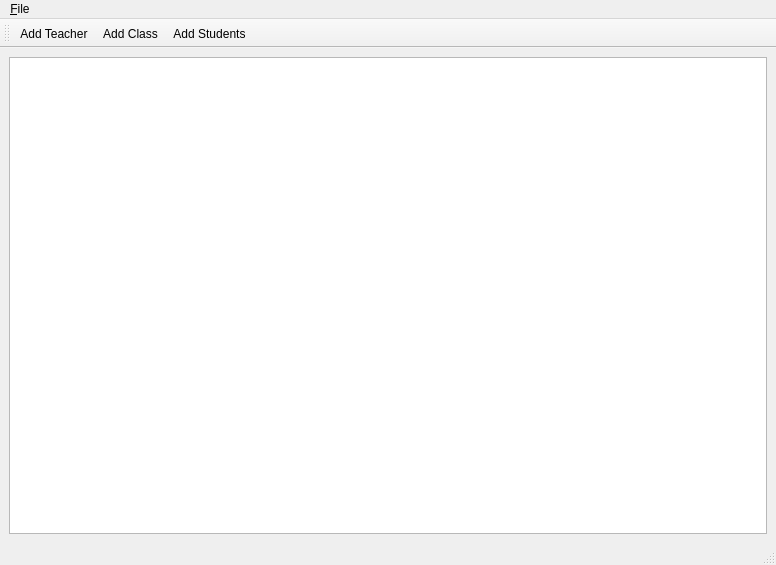
<?xml version="1.0" encoding="UTF-8"?>
<ui version="4.0">
 <class>MainWindow</class>
 <widget class="QMainWindow" name="MainWindow">
  <property name="geometry">
   <rect>
    <x>0</x>
    <y>0</y>
    <width>776</width>
    <height>565</height>
   </rect>
  </property>
  <property name="windowTitle">
   <string>MainWindow</string>
  </property>
  <widget class="QWidget" name="centralwidget">
   <layout class="QGridLayout" name="gridLayout">
    <item row="0" column="0">
     <widget class="QListWidget" name="listWidget"/>
    </item>
   </layout>
  </widget>
  <widget class="QMenuBar" name="menubar">
   <property name="geometry">
    <rect>
     <x>0</x>
     <y>0</y>
     <width>776</width>
     <height>30</height>
    </rect>
   </property>
   <widget class="QMenu" name="menuFile">
    <property name="title">
     <string>&amp;File</string>
    </property>
    <addaction name="actionSave"/>
    <addaction name="actionOpen"/>
    <addaction name="actionQuit"/>
   </widget>
   <addaction name="menuFile"/>
  </widget>
  <widget class="QStatusBar" name="statusbar"/>
  <widget class="QToolBar" name="toolBar">
   <property name="windowTitle">
    <string>toolBar</string>
   </property>
   <attribute name="toolBarArea">
    <enum>TopToolBarArea</enum>
   </attribute>
   <attribute name="toolBarBreak">
    <bool>false</bool>
   </attribute>
   <addaction name="actionAddTeacher"/>
   <addaction name="actionAddClass"/>
   <addaction name="actionAddStudents"/>
  </widget>
  <action name="actionSave">
   <property name="text">
    <string>&amp;Save</string>
   </property>
  </action>
  <action name="actionOpen">
   <property name="text">
    <string>&amp;Open</string>
   </property>
  </action>
  <action name="actionQuit">
   <property name="text">
    <string>&amp;Quit</string>
   </property>
  </action>
  <action name="actionAddTeacher">
   <property name="text">
    <string>Add Teacher</string>
   </property>
   <property name="toolTip">
    <string>Add a new teacher</string>
   </property>
  </action>
  <action name="actionAddClass">
   <property name="text">
    <string>Add Class</string>
   </property>
   <property name="toolTip">
    <string>Add a new class</string>
   </property>
  </action>
  <action name="actionAddStudents">
   <property name="text">
    <string>Add Students</string>
   </property>
   <property name="toolTip">
    <string>Add the names of students</string>
   </property>
  </action>
 </widget>
 <resources/>
 <connections/>
</ui>
